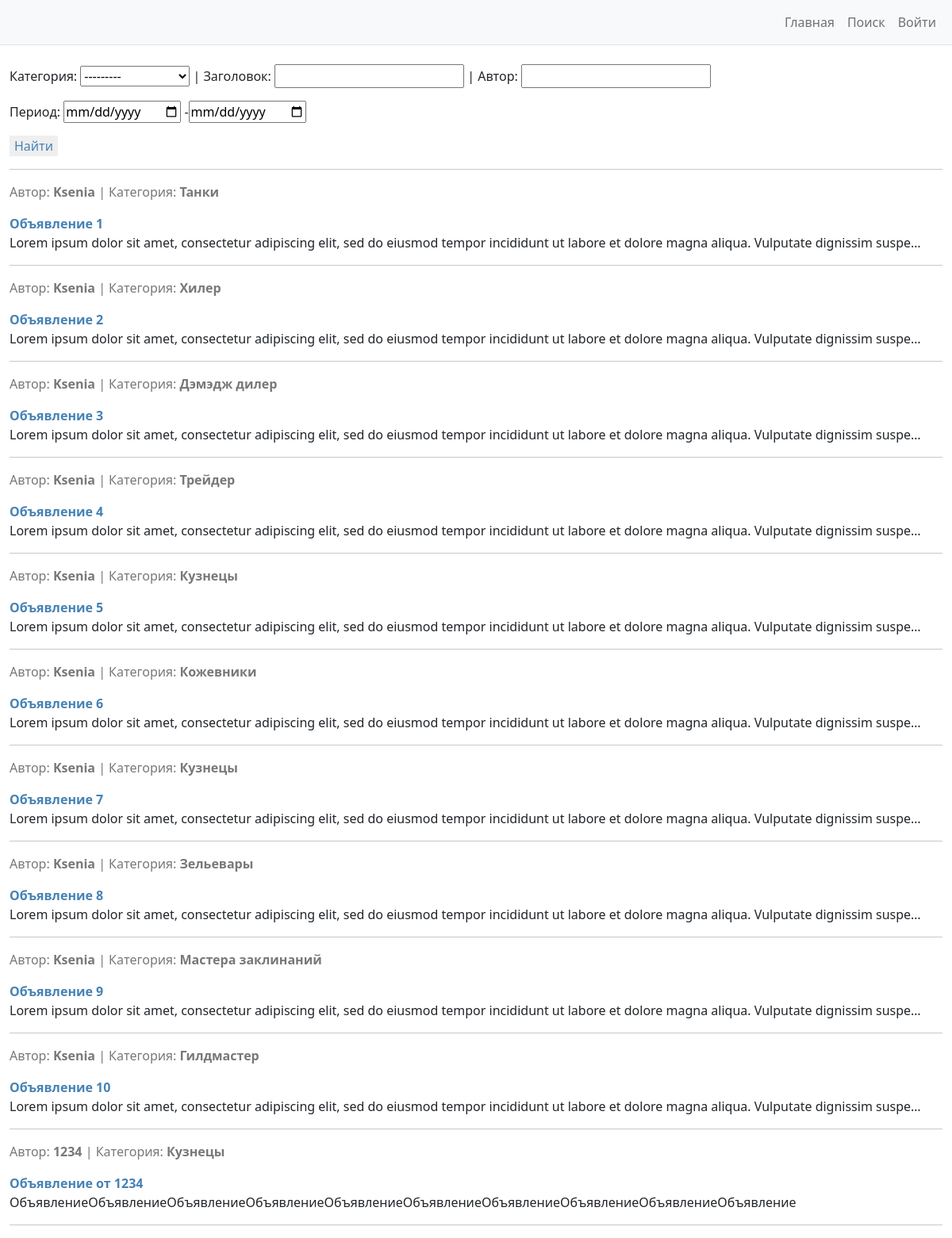
The page /search/ on the database as committed earlier.
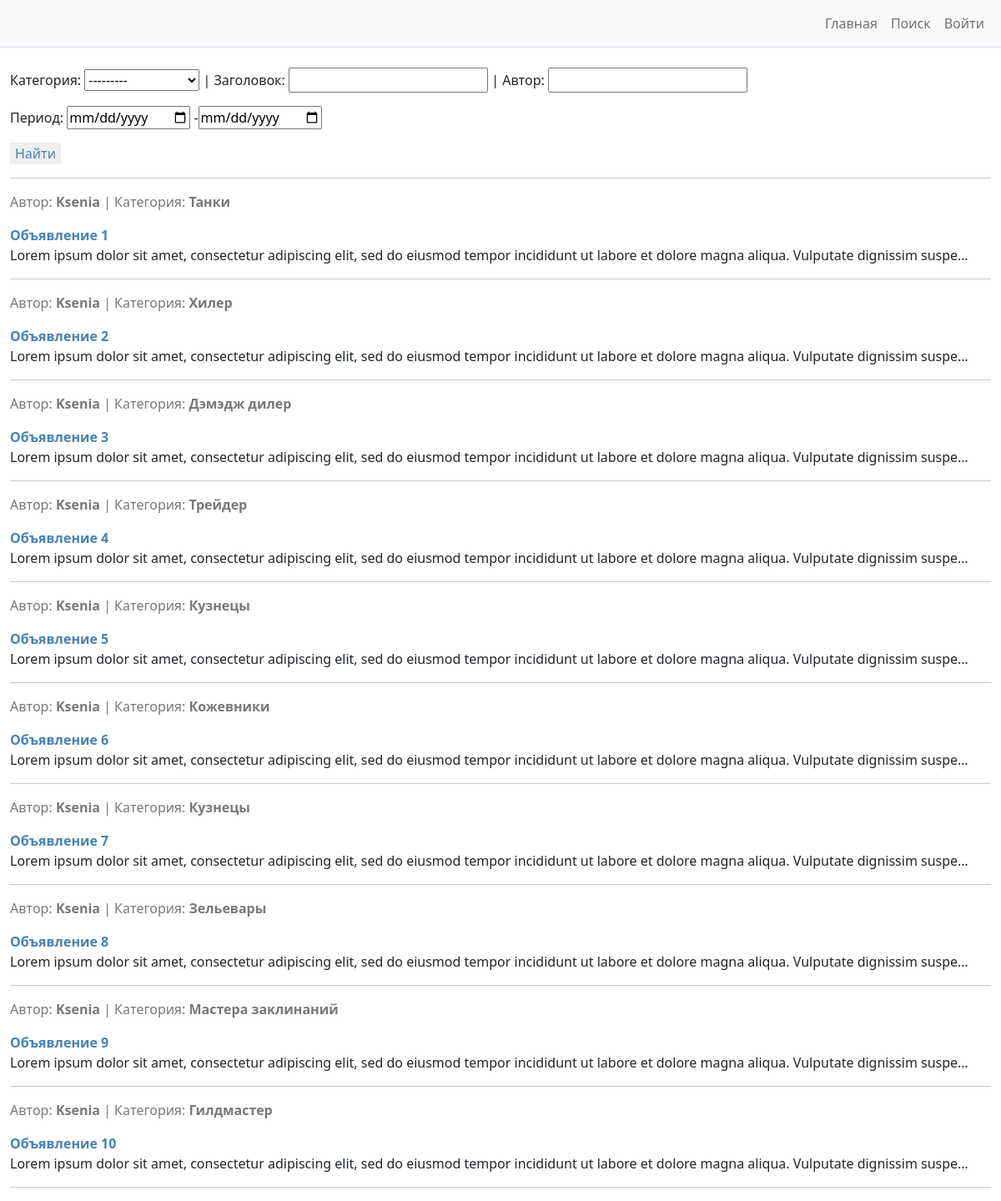
The same page on the database as committed later.
### advertisments/models.py (models this page shows, shortened)
class Ad(models.Model):
    pub_date = models.DateTimeField(
        auto_now_add=True
    )
    author = models.ForeignKey(
        to=User,
        on_delete=models.CASCADE,
    )
    title = models.CharField(
        max_length=255,
        help_text='До 255 символов',
    )
    category = models.CharField(
        max_length=18,
        choices=CATEGORIES,
        default=None,
    )
    content = RichTextUploadingField(
        blank=True
    )
    class Meta:
        ordering = ['pub_date']
        verbose_name = 'Объявление'
        verbose_name_plural = 'Объявления'

### advertisments/views.py (the view)
# urls.py: path('search/', AdsSearchView.as_view(), name='ads_search'),
class AdsSearchView(ListView):
    model = Ad
    template_name = 'ads_search.html'
    context_object_name = 'ads'
    paginate_by = 5
    def get_context_data(self, **kwargs):
        context = super().get_context_data()
        context['filter'] = AdsFilter(self.request.GET, queryset=self.get_queryset())
        return context

### advertisments/templates/ads_search.html
 {% extends 'base.html' %}
{% load advertisments_tags %}
{% block content %}
<div class="container-fluid" id="centerLayer">
    <br />
    <form method="GET">
        <p>
            Категория: {{ filter.form.category }} |
            Заголовок: {{ filter.form.title }} |
            Автор: {{ filter.form.author }}
        </p>
        <p>
            Период: {{ filter.form.pub_date }}
        </p>
        <p>
            <input type="submit" value="Найти" style="color: #4682B4; border: #4682B4">
        </p>
        <hr>
    </form>
    {% if ads %}
        {% for ad in filter.qs %}
            <p style="color:rgb(120, 120, 120)">
                Автор: <b>{{ ad.author }}</b> | Категория: <b>{{ ad.category }}</b>
            </p>
            <p>
                <a style="color:#4682B4" href="{% url 'ads_detail' ad.id %}"><b>{{ ad.title }}</b></a>
                <br />
                {{ ad.content|striptags|truncatechars:150 }}
            </p>
            <hr>
        {% endfor %}
    {% else %}
        <h3>К сожалению, объявлений, подходящих по данным параметрам нет.</h3>
    {% endif %}
</div>
{% endblock content %}

Rows that differ between the two databases and show on the page:
removed Ad: author "1234", category "Кузнецы", title "Объявление от 1234", content "ОбъявлениеОбъявлениеОбъявлениеОбъявлениеОбъявлениеОбъявлениеОбъявлениеОбъявлениеОбъявлениеОбъявление"
